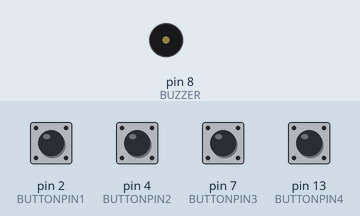
This sketch was run on a simulated Arduino Uno, built with avr-gcc and run on an emulated ATmega328P. Shown: buzzer (waves = sounding). Inputs (shaded band) come from the test bench; at power-on: pin 2 (BUTTONPIN1), pin 4 (BUTTONPIN2), pin 7 (BUTTONPIN3), pin 13 (BUTTONPIN4) HIGH.

Above: at 1.2 s.
1.3 s: pin 2 (BUTTONPIN1) pulled LOW for 0.15 s
At 2.16 s:
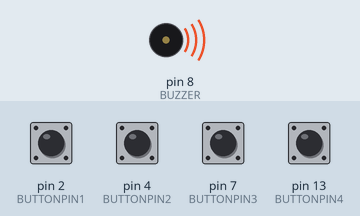
4.3 s: pin 4 (BUTTONPIN2) pulled LOW for 1 s
7.3 s: pin 7 (BUTTONPIN3) pulled LOW for 0.15 s
Timing chart, 0 to 16.3 s (numbered marks = the images above; inputs shaded):
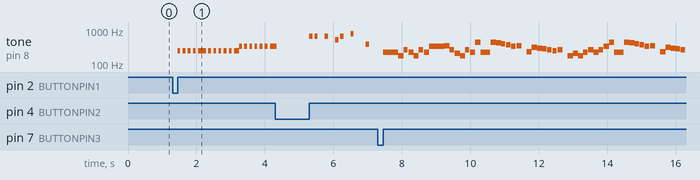

Measured:
- after the input at 1.3 s, tone on pin 8 (BUZZER): plays 247 Hz for 0.08 s, 247 Hz for 0.08 s, 247 Hz for 0.08 s, 247 Hz for 0.08 s, 247 Hz for 0.23 s, 247 Hz for 0.08 s … (18 notes in this stretch), starting after 0.15 s

The sketch:

jukebox_v2.ino
```cpp
// constants wont change. Theyre used here to
// set pin numbers:
const int BUTTONPIN1 = 2; // the number of the pushbutton pin
const int BUTTONPIN2 = 4;
const int BUTTONPIN3 = 7;
const int BUTTONPIN4 = 13;
const int BUZZER = 8;

const int SHORTTONE = 80;
const int LONGTONE = 200;


//NEW CODE
const int REST = 150;
int currentSong = 0;//SANDSTORM, HAPPYBIRTHDAY, SUPERMARIO, TWINKLE
int currentTone = 0;


#define C0 16.35
#define Db0 17.32
#define D0  18.35
#define Eb0 19.45
#define E0  20.60
#define F0  21.83
#define Gb0 23.12
#define G0  24.50
#define Ab0 25.96
#define LA0 27.50
#define Bb0 29.14
#define B0  30.87
#define C1  32.70
#define Db1 34.65
#define D1  36.71
#define Eb1 38.89
#define E1  41.20
#define F1  43.65
#define Gb1 46.25
#define G1  49.00
#define Ab1 51.91
#define LA1 55.00
#define Bb1 58.27
#define B1  61.74
#define C2  65.41
#define Db2 69.30
#define D2  73.42
#define Eb2 77.78
#define E2  82.41
#define F2  87.31
#define Gb2 92.50
#define G2  98.00
#define Ab2 103.83
#define LA2 110.00
#define Bb2 116.54
#define B2  123.47
#define C3  130.81
#define Db3 138.59
#define D3  146.83
#define Eb3 155.56
#define E3  164.81
#define F3  174.61
#define Gb3 185.00
#define G3  196.00
#define Ab3 207.65
#define LA3 220.00
#define Bb3 233.08
#define B3  246.94
#define C4  261.63
#define Db4 277.18
#define D4  293.66
#define Eb4 311.13
#define E4  329.63
#define F4  349.23
#define Gb4 369.99
#define G4  392.00
#define Ab4 415.30
#define LA4 440.00
#define Bb4 466.16
#define B4  493.88
#define C5  523.25
#define Db5 554.37
#define D5  587.33
#define Eb5 622.25
#define E5  659.26
#define F5  698.46
#define Gb5 739.99
#define G5  783.99
#define Ab5 830.61
#define LA5 880.00
#define Bb5 932.33
#define B5  987.77
#define C6  1046.50
#define Db6 1108.73
#define D6  1174.66
#define Eb6 1244.51
#define E6  1318.51
#define F6  1396.91
#define Gb6 1479.98
#define G6  1567.98
#define Ab6 1661.22
#define LA6 1760.00
#define Bb6 1864.66
#define B6  1975.53
#define C7  2093.00
#define Db7 2217.46
#define D7  2349.32
#define Eb7 2489.02
#define E7  2637.02
#define F7  2793.83
#define Gb7 2959.96
#define G7  3135.96
#define Ab7 3322.44
#define LA7 3520.01
#define Bb7 3729.31
#define B7  3951.07
#define C8  4186.01
#define Db8 4434.92
#define D8  4698.64
#define Eb8 4978.03

#define NOTE_B0  31
#define NOTE_C1  33
#define NOTE_CS1 35
#define NOTE_D1  37
#define NOTE_DS1 39
#define NOTE_E1  41
#define NOTE_F1  44
#define NOTE_FS1 46
#define NOTE_G1  49
#define NOTE_GS1 52
#define NOTE_A1  55
#define NOTE_AS1 58
#define NOTE_B1  62
#define NOTE_C2  65
#define NOTE_CS2 69
#define NOTE_D2  73
#define NOTE_DS2 78
#define NOTE_E2  82
#define NOTE_F2  87
#define NOTE_FS2 93
#define NOTE_G2  98
#define NOTE_GS2 104
#define NOTE_A2  110
#define NOTE_AS2 117
#define NOTE_B2  123
#define NOTE_C3  131
#define NOTE_CS3 139
#define NOTE_D3  147
#define NOTE_DS3 156
#define NOTE_E3  165
#define NOTE_F3  175
#define NOTE_FS3 185
#define NOTE_G3  196
#define NOTE_GS3 208
#define NOTE_A3  220
#define NOTE_AS3 233
#define NOTE_B3  247
#define NOTE_C4  262
#define NOTE_CS4 277
#define NOTE_D4  294
#define NOTE_DS4 311
#define NOTE_E4  330
#define NOTE_F4  349
#define NOTE_FS4 370
#define NOTE_G4  392
#define NOTE_GS4 415
#define NOTE_A4  440
#define NOTE_AS4 466
#define NOTE_B4  494
#define NOTE_C5  523
#define NOTE_CS5 554
#define NOTE_D5  587
#define NOTE_DS5 622
#define NOTE_E5  659
#define NOTE_F5  698
#define NOTE_FS5 740
#define NOTE_G5  784
#define NOTE_GS5 831
#define NOTE_A5  880
#define NOTE_AS5 932
#define NOTE_B5  988
#define NOTE_C6  1047
#define NOTE_CS6 1109
#define NOTE_D6  1175
#define NOTE_DS6 1245
#define NOTE_E6  1319
#define NOTE_F6  1397
#define NOTE_FS6 1480
#define NOTE_G6  1568
#define NOTE_GS6 1661
#define NOTE_A6  1760
#define NOTE_AS6 1865
#define NOTE_B6  1976
#define NOTE_C7  2093
#define NOTE_CS7 2217
#define NOTE_D7  2349
#define NOTE_DS7 2489
#define NOTE_E7  2637
#define NOTE_F7  2794
#define NOTE_FS7 2960
#define NOTE_G7  3136
#define NOTE_GS7 3322
#define NOTE_A7  3520
#define NOTE_AS7 3729
#define NOTE_B7  3951
#define NOTE_C8  4186
#define NOTE_CS8 4435
#define NOTE_D8  4699
#define NOTE_DS8 4978
#define BPM 120    //  you can change this value changing all the others
#define H 2*Q //half 2/4
#define Q 60000/BPM //quarter 1/4
#define E Q/2   //eighth 1/8
#define S Q/4 // sixteenth 1/16
#define W 4*Q // whole 4/4

const int song1_tones [] = {NOTE_B3, NOTE_B3, NOTE_B3, NOTE_B3, NOTE_B3, NOTE_B3, NOTE_B3, NOTE_B3, NOTE_B3, NOTE_B3, NOTE_B3, NOTE_B3, NOTE_E4, NOTE_E4, NOTE_E4, NOTE_E4, NOTE_E4, NOTE_E4, NOTE_E4, NOTE_D4, NOTE_D4, NOTE_D4, NOTE_D4, NOTE_D4, NOTE_D4, NOTE_D4, NOTE_A3, NOTE_B3, NOTE_B3, NOTE_B3, NOTE_B3, NOTE_B3, NOTE_B3, NOTE_B3, NOTE_B3, NOTE_B3,
NOTE_B3, NOTE_B3, NOTE_B3, NOTE_E4, NOTE_B3, NOTE_B3, NOTE_B3, NOTE_B3, NOTE_B3, NOTE_B3, NOTE_B3, NOTE_B3, NOTE_B3, NOTE_B3, NOTE_B3, NOTE_B3, NOTE_E4};
const int song1_duration [] = {SHORTTONE, SHORTTONE, SHORTTONE, SHORTTONE, LONGTONE, SHORTTONE, SHORTTONE, SHORTTONE, SHORTTONE, SHORTTONE, SHORTTONE, LONGTONE, SHORTTONE, SHORTTONE, SHORTTONE, SHORTTONE, SHORTTONE, SHORTTONE, LONGTONE, SHORTTONE, SHORTTONE, SHORTTONE, SHORTTONE, SHORTTONE, SHORTTONE, LONGTONE, LONGTONE, SHORTTONE, SHORTTONE, SHORTTONE, SHORTTONE,
LONGTONE, SHORTTONE, SHORTTONE, SHORTTONE, SHORTTONE, SHORTTONE, SHORTTONE, LONGTONE, LONGTONE, SHORTTONE, SHORTTONE, SHORTTONE, SHORTTONE, LONGTONE, SHORTTONE, SHORTTONE, SHORTTONE, SHORTTONE, SHORTTONE, SHORTTONE, LONGTONE, LONGTONE};

const int song2_tones [] = {660, 660, 0, 660, 0, 510, 660, 0, 770, 0, 0, 380, 0, 0, 510, 0, 0, 380, 0, 320, 0, 0, 440, 0, 480, 0, 450, 430, 0, 380, 660, 760, 860, 0, 700, 760, 0, 660, 0, 520, 580, 480, 0, 0, 510, 0, 0, 380, 0,
320, 0, 0, 440, 0, 480, 0, 450, 430, 0, 380, 660, 760, 860, 0, 700, 760, 0, 660, 0, 520, 580, 480, 0, 0, 500, 0, 760, 720, 680, 620, 0, 650, 0, 380, 430, 500, 0, 430, 500, 570, 500, 0, 760, 720, 680,
620, 0, 650, 0, 1020, 0, 1020, 1020, 0, 380, 0, 500, 0, 760, 720, 680, 620, 0, 650, 0, 380, 430, 500, 0, 430, 500, 570, 0, 585, 0, 0, 550, 0, 500, 0, 380, 0, 500, 0, 500, 500, 0, 500, 0, 760, 720, 680
, 620, 0, 650, 0, 380, 430, 500, 0, 430, 500, 570, 500, 0, 760, 720, 680, 620, 0, 650, 0, 1020, 0, 1020, 1020, 0, 380, 0, 500, 0, 760, 720, 680, 620, 0, 650, 0, 380, 430, 500, 0, 430, 500, 570, 0, 585
, 0, 0, 550, 0, 500, 0, 380, 0, 500, 0, 500, 500, 0, 500, 500, 0, 500, 0, 500, 580, 0, 660, 500, 0, 430, 380, 0, 0, 500, 500, 0, 500, 0, 500, 580, 660, 0, 0, 870, 0, 760, 0, 0, 500, 500, 0, 500, 0, 50,
0, 580, 0, 660, 500, 0, 430, 380, 0, 0, 660, 660, 0, 660, 0, 510, 660, 0, 770, 0, 0, 380, 0, 0};
const int song2_duration [] = {100, 100, SHORTTONE, 100, SHORTTONE, 100, 100, SHORTTONE, 100, SHORTTONE, SHORTTONE, 100, SHORTTONE, SHORTTONE, 100, SHORTTONE, SHORTTONE, 100, SHORTTONE, 100, SHORTTONE, SHORTTONE, 100, SHORTTONE, 80, SHORTTONE, 100, 100, SHORTTONE, 100, 80, 50, 100, SHORTTONE, 80, 50, SHORTTONE, 80, SHORTTONE, 80, 80, 80, SHORTTONE, SHORTTONE, 100, SHORTTONE, SHORTTONE, 100, SHORTTONE, 100, SHORTTONE, SHORTTONE, 100, SHORTTONE, 80, SHORTTONE, 100, 100, SHORTTONE, 100, 80, 50, 100, SHORTTONE, 80, 50, SHORTTONE, 80, SHORTTONE, 80, 80, 80, SHORTTONE, SHORTTONE, 100, SHORTTONE, 100, 100, 100, 150, SHORTTONE, 150, SHORTTONE, 100, 100, 100, SHORTTONE, 100, 100, 100, 100, SHORTTONE, 100, 100, 100, 150, SHORTTONE, 200, SHORTTONE, 80
, SHORTTONE, 80, 80, SHORTTONE, 100, SHORTTONE, 100, SHORTTONE, 100, 100, 100, 150, SHORTTONE, 150, SHORTTONE, 100, 100, 100, SHORTTONE, 100, 100, 100, SHORTTONE, 100, SHORTTONE, SHORTTONE, 100, SHORTTONE, 100, SHORTTONE, 100, SHORTTONE, 100, SHORTTONE, 100, 100, SHORTTONE, 100, SHORTTONE, 100, 100, 100, 150, SHORTTONE, 150, SHORTTONE, 100, 100, 100, SHORTTONE
, 100, 100, 100, 100, SHORTTONE, 100, 100, 100, 150, SHORTTONE, 200, SHORTTONE, 80, SHORTTONE, 80, 80, SHORTTONE, 100, SHORTTONE, 100, SHORTTONE, 100, 100, 100, 150, SHORTTONE, 150, SHORTTONE, 100, 100, 100, SHORTTONE, 100, 100, 100, SHORTTONE, 100, SHORTTONE, SHORTTONE, 100, SHORTTONE, 100, SHORTTONE, 100, SHORTTONE, 100, SHORTTONE, 100, 100, SHORTTONE, 60, 80,
 SHORTTONE, 60, SHORTTONE, 80, 80, SHORTTONE, 80, 80, SHORTTONE, 80, 80, SHORTTONE, SHORTTONE, 60, 80, SHORTTONE, 60, SHORTTONE, 80, 80, 80, SHORTTONE, SHORTTONE, 80, SHORTTONE,80, SHORTTONE, SHORTTONE, 60, 80, SHORTTONE, 60, SHORTTONE, 80, 80, SHORTTONE, 80, 80, SHORTTONE, 80, 80, SHORTTONE, SHORTTONE, 100, 100, SHORTTONE, 100, SHORTTONE, 100, 100, SHORTTONE, 100, SHORTTONE, SHORTTONE, 100, SHORTTONE, SHORTTONE};

const int song3_tones []={LA3, LA3, LA3, F3, C4, LA3, F3, C4, LA3, E4, E4, E4, F4, C4, Ab3, F3, C4, LA3, LA4, LA3, LA3, LA4, Ab4, G4, Gb4, E4, F4, 0, Bb3, Eb4, D4,
Db4, C4, B3, C4, 0, F3, Ab3, F3, LA3, C4, LA3, C4, E4, LA4, LA3, LA3, LA4, Ab4, G4, Gb4, E4, F4, 0, Bb3, Eb4, D4, Db4, C4, B3, C4, 0, F3, Ab3
, F3, C4, LA3, F3, C4, LA3};
const int song3_duration[]={Q, Q, Q, E, S, Q, E, S, H, Q, Q, Q, E, S, Q, E, S, H, Q, E, S, Q, E, S, S, S, E, 1+E, E, Q, E, S, S, S, E, 1+E, E, Q, E,
S, Q, E, S, H, Q, E, S, Q, E, S, S, S, E, 1+E, E, Q, E, S, S, S, E, 1+E, E, Q, E, S, Q, E, S, H};

const int song4_tones [] ={262,294,330,294,440,0,440,392,0,262,294,349,294,392,0,392,349};
const int song4_duration[]={150,150,150,150,150,150,600,600,300,150,150,150,150,150,150,600,600,300};


void setup() {
  // initialize the piezo as output:
  pinMode(BUZZER, OUTPUT);
  // initialize the pushbutton pin as an input:
  pinMode(BUTTONPIN1, INPUT_PULLUP);
  pinMode(BUTTONPIN2, INPUT_PULLUP);
  pinMode(BUTTONPIN3, INPUT_PULLUP);
  pinMode(BUTTONPIN4, INPUT_PULLUP);
}

void loop() {
  int input1 = digitalRead(BUTTONPIN1);
  int input2 = digitalRead(BUTTONPIN2);
  int input3 = digitalRead(BUTTONPIN3);
  int input4 = digitalRead(BUTTONPIN4);

  if (input1 == HIGH && input2 == HIGH && input3 == HIGH && input4 == HIGH) {
    if (currentSong == 0)
      return;
    else if (currentSong == 1) {
      if (currentTone >= sizeof(song1_tones))
        return;
      else {
        tone(BUZZER,  song1_tones [currentTone], song1_duration[currentTone]);
        delay(REST);
        currentTone++;
      }
    }
    else if (currentSong == 2) {
      if (currentTone >= sizeof(song2_tones))
        return;
      else {
        tone(BUZZER,  song2_tones [currentTone], song2_duration[currentTone]);
        delay(REST);
        currentTone++;
      }
    }
    else if (currentSong == 3) {
      if (currentTone >= sizeof(song2_tones))
        return;
      else {
        tone(BUZZER,  song3_tones [currentTone], song3_duration[currentTone]);
        delay(REST);
        currentTone++;
      }
    }
    else if (currentSong == 4) {
      if (currentTone >= sizeof(song4_tones))
        return;
      else {
        tone(BUZZER,  song4_tones [currentTone], song4_duration[currentTone]);
        delay(REST);
        currentTone++;
      }
    }
  }
  else if (input1 == LOW) {
    currentSong = 1;
    currentTone = 0;
  }
  else if (input2 == LOW) {
    currentSong = 2;
    currentTone = 0;
  }
  else if (input3 == LOW) {
    currentSong = 3;
    currentTone = 0;
  }
  else if (input4 == LOW) {
    currentSong = 4;
    currentTone = 0;
  }
}
```
